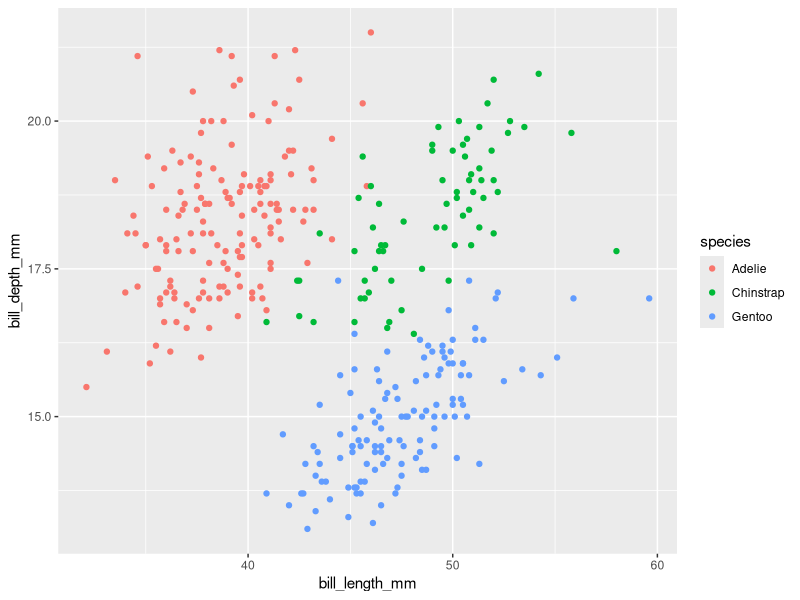
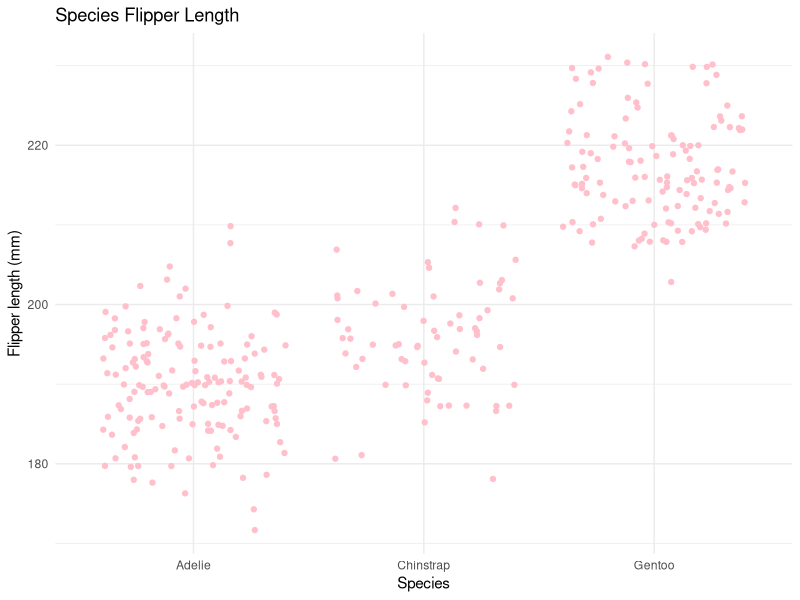

Source code (R) for these figures, in order:
## ---- chunk 1
library(tidyverse)
library(palmerpenguins)
## ---- chunk 2
fx = expression(x ^ 2)
df_dx = D(fx, 'x')
df_dx
x <- 3
eval(df_dx)
## ---- chunk 3
Pa = expression(2 * (3*a + 2)^4 - 5)
dP_da = D(Pa, 'a')
dP_da
a <- 1.2
eval(dP_da)
## ---- chunk 4
ggplot() +
  geom_point(data = penguins, aes(x = bill_length_mm, y = bill_depth_mm, color = species))
## ---- chunk 5
ggplot() + geom_jitter(data = penguins, aes(x = species, y = flipper_length_mm), color = "pink") + labs(x = "Species", y = "Flipper length (mm)", title = "Species Flipper Length") + theme_minimal()
